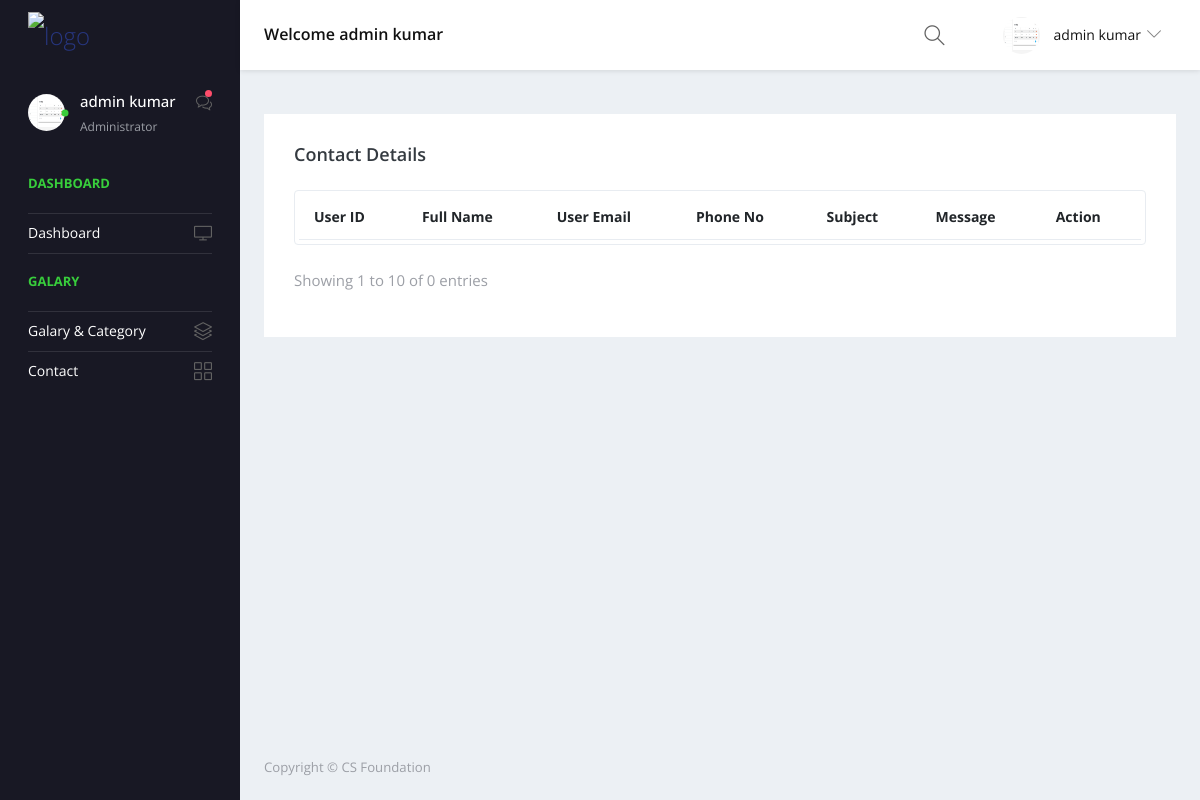
The app's page /contact/ (signed in) with its own data.
### app/models.py (models this page shows, shortened)
class CustomUser(AbstractUser):
    profile_pic = models.ImageField(upload_to="Admin/Upload", height_field=None, width_field=None, max_length=None)

### app/views.py (the view)
# urls.py: path('contact/',User_Contact_for_Admin,name='user-data-contact'),
def User_Contact_for_Admin(request):
    conatct_data=User_Contact_Info.objects.all().order_by('id')
    conatct_data_count=User_Contact_Info.objects.all().count()
    get_info=CustomUser.objects.all()
    paginator = Paginator(conatct_data , 4)
    page_number = request.GET.get('page')
    try:
        page_obj = paginator.get_page(page_number)
    except PageNotAnInteger:
        page_obj = paginator.page(1)
    except EmptyPage:
         page_obj = paginator.page(paginator.num_pages)
    view = paginator.get_page(page_number)
    obj_e =Evant.objects.all()
    return render(request , "Admin_Templates/contactdata.html",{'obj_e':obj_e,'conatct_data':conatct_data,'get_info':get_info,'page_obj':view,'conatct_data_count':conatct_data_count})

### templates/Admin_Templates/contactdata.html (shortened to what this page needs)
{% load static %}
<!DOCTYPE html>
<html lang="en">
  <head>
    <link rel="stylesheet" href="{% static 'admin_js/vendors/simple-line-icons/css/simple-line-icons.css' %}">
    <link rel="stylesheet" href="{% static 'admin_js/vendors/flag-icon-css/css/flag-icon.min.css' %}">
    <link rel="stylesheet" href="{% static 'admin_js/vendors/css/vendor.bundle.base.css' %}">
    <link rel="stylesheet" href="{% static 'admin_js/vendors/daterangepicker/daterangepicker.css' %}">
    <link rel="stylesheet" href="{% static 'admin_js/vendors/chartist/chartist.min.css' %}">
    <link rel="stylesheet" href="{% static 'admin_css/css/style.css' %}">
  </head>
  <body>
    <div class="container-scroller">
      <nav class="navbar default-layout-navbar col-lg-12 col-12 p-0 fixed-top d-flex flex-row">
        <div class="navbar-brand-wrapper d-flex align-items-center">
          <a class="navbar-brand brand-logo" href="{% url 'admin_panel_index' %}">
            <img src="{% static 'assets/img/csf-img/Logo-CS-5.png' %}" alt="logo" class="logo-dark" />
          </a>
        </div>
        <div class="navbar-menu-wrapper d-flex align-items-center flex-grow-1">
          <h5 class="mb-0 font-weight-medium d-none d-lg-flex">Welcome {{request.user.first_name}} {{request.user.last_name}}</h5>
          <ul class="navbar-nav navbar-nav-right ml-auto">
            <form class="search-form d-none d-md-block" action="{% url 'search' %}" method="get">
              <i class="icon-magnifier"></i>
              <input type="search" class="form-control" name="query" placeholder="Search Here" title="Search here">
            </form>
            {% for get_info in get_info %}
            <li class="nav-item dropdown d-none d-xl-inline-flex user-dropdown">
              <a class="nav-link dropdown-toggle" id="UserDropdown" href="#" data-toggle="dropdown" aria-expanded="false">
                <img class="img-xs rounded-circle ml-2" src="/media/{{get_info.profile_pic}}" alt="Profile image"> <span class="font-weight-normal">{{get_info.first_name}} {{get_info.last_name}} </span></a>
            </li>
            {% endfor %}
          </ul>
        </div>
      </nav>
      <div class="container-fluid page-body-wrapper">
        <nav class="sidebar sidebar-offcanvas" id="sidebar">
          <ul class="nav">
            <li class="nav-item nav-profile">
              <a href="#" class="nav-link">
                <div class="profile-image">
                  <img class="img-xs rounded-circle" src="/media/{{request.user.profile_pic}}" alt="profile image">
                  <div class="dot-indicator bg-success"></div>
                </div>
                <div class="text-wrapper">
                  <p class="profile-name">{{request.user.first_name}} {{request.user.last_name}}</p>
                  <p class="designation">Administrator</p>
                </div>
                <div class="icon-container">
                  <i class="icon-bubbles"></i>
                  <div class="dot-indicator bg-danger"></div>
                </div>
              </a>
            </li>
            <li class="nav-item nav-category">
              <span class="nav-link">Dashboard</span>
            </li>
            <li class="nav-item">
              <a class="nav-link" href="{% url 'admin_panel_index' %}">
                <span class="menu-title">Dashboard</span>
                <i class="icon-screen-desktop menu-icon"></i>
              </a>
            </li>
            <li class="nav-item nav-category"><span class="nav-link">Galary</span></li>
            <li class="nav-item">
              <a class="nav-link" data-toggle="collapse" href="#ui-basic" aria-expanded="false" aria-controls="ui-basic">
                <span class="menu-title">Galary & Category</span>
                <i class="icon-layers menu-icon"></i>
              </a>
            </li>
            <li class="nav-item">
              <a class="nav-link" href="{% url 'user-data-contact' %}">
                <span class="menu-title">Contact</span>
                <i class="icon-grid menu-icon"></i>
              </a>
            </li>
          </ul>
        </nav>
        <div class="main-panel">
          <div class="content-wrapper">
            <div class="row">
              <div class="col-md-12 grid-margin stretch-card">
                <div class="card">
                  <div class="card-body">
                    <div class="d-sm-flex align-items-center mb-4">
                      <h4 class="card-title mb-sm-0">Contact Details</h4>
                    </div>
                    <div class="table-responsive border rounded p-1">
                      <table class="table">
                        <thead>
                          <tr>
                            <th class="font-weight-bold">User ID</th>
                            <th class="font-weight-bold">Full Name</th>
                            <th class="font-weight-bold">User Email</th>
                            <th class="font-weight-bold">Phone No</th>
                            <th class="font-weight-bold">Subject</th>
                            <th class="font-weight-bold">Message</th>
                            <th class="font-weight-bold">Action</th>
                          </tr>
                        </thead>
                      </table>
                    </div>
                    <div class="d-flex mt-4 flex-wrap">
                      <p class="text-muted">Showing 1 to 10 of {{conatct_data_count}} entries</p>
                    </div>
                  </div>
                </div>
              </div>
            </div>
          </div>
          <footer class="footer">
            <div class="d-sm-flex justify-content-center justify-content-sm-between">
              <span class="text-muted d-block text-center text-sm-left d-sm-inline-block">Copyright © CS Foundation</span>
            </div>
          </footer>
        </div>
      </div>
    </div>
  </body>
</html>

### records on screen
CustomUser: user.first_name "admin", user.last_name "kumar", profile_pic (picture), first_name "admin", last_name "kumar", user.profile_pic (picture)

### other values on screen
{{ conatct_data_count }} "0"
